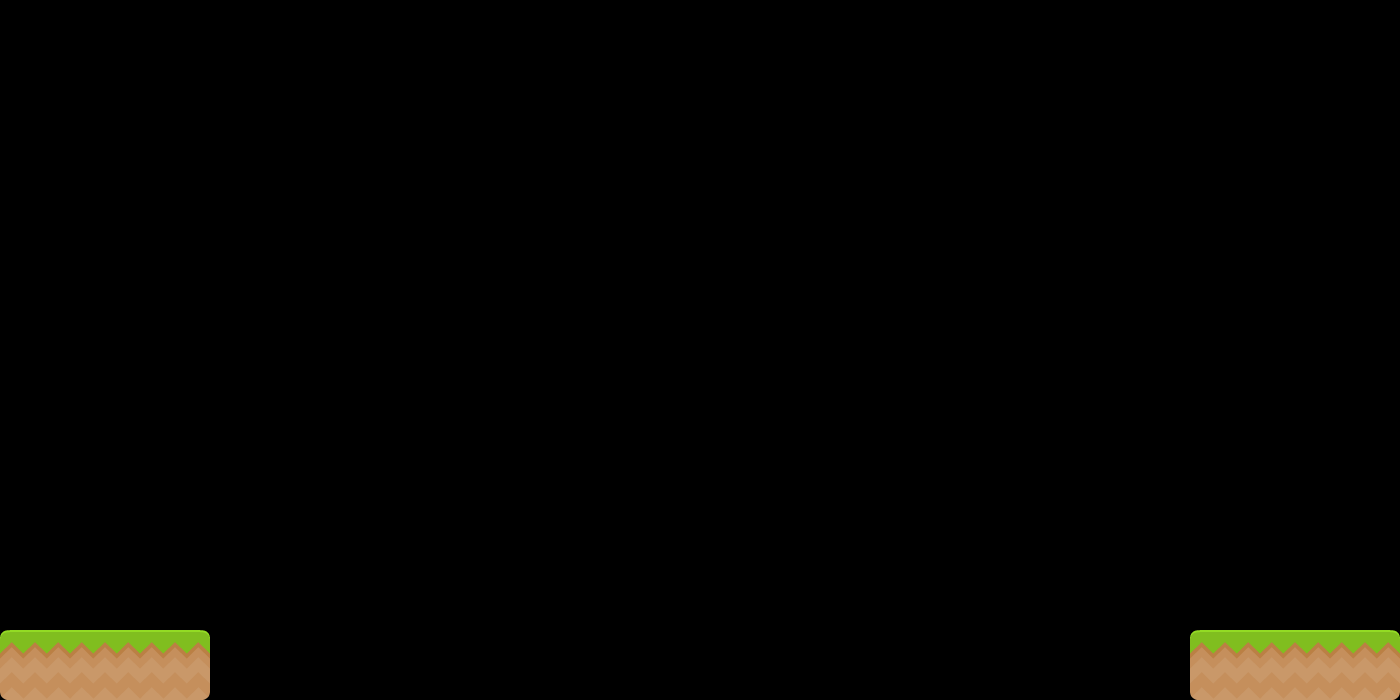

A 2D game scene composited from a Tiled map and its tileset images. What follows is a short description and the map's XML, with every tile layer's data as written:
An orthogonal 20x10 tile map with 70x70 px tiles, 1 tile layer (Tile Layer 1) and 10 objects (4x movingPlatform, 2x platform, exitSign, doorBot, doorTop, ...).

<map version="1.2" tiledversion="1.2.3" orientation="orthogonal" renderorder="right-down" width="20" height="10" tilewidth="70" tileheight="70" infinite="0" nextlayerid="3" nextobjectid="22">
 <properties>
  <property name="star1time" type="float" value="7" />
 </properties>
 <tileset firstgid="1" name="tiles_spritesheet" tilewidth="70" tileheight="70" spacing="2" tilecount="156" columns="12">
  <image source="tiles_spritesheet.png" width="914" height="936" />
 </tileset>
 <layer id="1" name="Tile Layer 1" width="20" height="10">
  <data encoding="csv">
0,0,0,0,0,0,0,0,0,0,0,0,0,0,0,0,0,0,0,0,
0,0,0,0,0,0,0,0,0,0,0,0,0,0,0,0,0,0,0,0,
0,0,0,0,0,0,0,0,0,0,0,0,0,0,0,0,0,0,0,0,
0,0,0,0,0,0,0,0,0,0,0,0,0,0,0,0,0,0,0,0,
0,0,0,0,0,0,0,0,0,0,0,0,0,0,0,0,0,0,0,0,
0,0,0,0,0,0,0,0,0,0,0,0,0,0,0,0,0,0,0,0,
0,0,0,0,0,0,0,0,0,0,0,0,0,0,0,0,0,0,0,0,
0,0,0,0,0,0,0,0,0,0,0,0,0,0,0,0,0,0,0,0,
0,0,0,0,0,0,0,0,0,0,0,0,0,0,0,0,0,0,0,0,
116,104,92,0,0,0,0,0,0,0,0,0,0,0,0,0,0,116,104,92
</data>
 </layer>
 <objectgroup id="2" name="Object Layer 1">
  <object id="1" type="platform" x="0" y="630" width="210" height="100" />
  <object id="15" type="platform" x="1190" y="630" width="210" height="100" />
  <object id="18" type="exitSign" gid="65" x="1260" y="630" width="70" height="70" />
  <object id="19" type="doorBot" gid="58" x="1330" y="630" width="70" height="70" />
  <object id="20" type="doorTop" gid="46" x="1330" y="560" width="70" height="70" />
  <object id="21" type="exitTrigger" x="0" y="0" width="1280" height="720" />
    <object id="24" type="movingPlatform" x="538" y="550" width="32" height="32" />
    <object id="24" type="movingPlatform" x="570" y="550" width="32" height="32" />
    <object id="24" type="movingPlatform" x="1000" y="550" width="32" height="32" />
    <object id="24" type="movingPlatform" x="1032" y="550" width="32" height="32" />
 </objectgroup>
</map>
